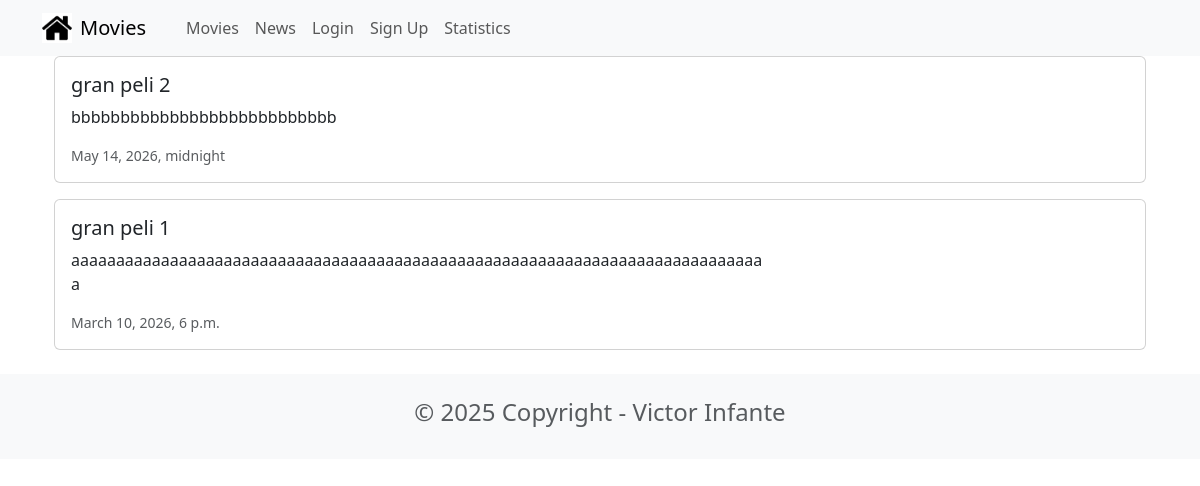
Page /news/ on the committed database.
### news/models.py (models this page shows, shortened)
class   News(models.Model):
    headline = models.CharField(max_length=200)
    body = models.TextField()
    date = models.DateTimeField()

### news/views.py (the view)
# urls.py: path('news/', include('news.urls')),
def news(request):
    newss = News.objects.all().order_by('-date')
    return render(request, 'news.html', {'newss': newss})

### news/templates/news.html (shortened to what this page needs)
{% extends 'base.html' %}
{% block content %}
<head>
<link href="https://cdn.jsdelivr.net/npm/bootstrap@5.3.8/dist/css/bootstrap.min.css" rel="stylesheet">
</head>
<div class="container">
    {% for news in newss %}
    <div class="card mb-3">
        <div class="row g-0">
            <div class="col-md-8">
                <div class="card-body">
                    <h5 class="card-title">{{ news.headline }}</h5>
                    <p class="card-text">{{ news.body }}</p>
                    <p class="card-text">
                        <small class="text-muted">{{ news.date }}</small>
                    </p>
                </div>
            </div>
        </div>
    </div>
    {% endfor %}
</div>
{% endblock content %}

### rows in the picture
News: headline "gran peli 2", body "bbbbbbbbbbbbbbbbbbbbbbbbbbb", date "May 14, 2026, midnight"
News: headline "gran peli 1", body "aaaaaaaaaaaaaaaaaaaaaaaaaaaaaaaaaaaaaaaaaaaaaaaaaaaaaaaaaaaaaaaaaaaaaaaaaaaaaa", date "March 10, 2026, 6 p.m."
